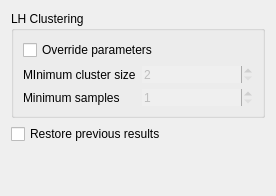
<?xml version="1.0" encoding="UTF-8"?>
<!--
****************************************************************************
**                                                                        **
**  Blaze - a volume rendering and analytics program                      **
**  Copyright (C) 2016-2018 Graphics Research Group, IIIT Delhi           **
**                                                                        **
**  This program is free software: you can redistribute it and/or modify  **
**  it under the terms of the GNU General Public License as published by  **
**  the Free Software Foundation, either version 3 of the License, or     **
**  (at your option) any later version.                                   **
**                                                                        **
**  This program is distributed in the hope that it will be useful,       **
**  but WITHOUT ANY WARRANTY; without even the implied warranty of        **
**  MERCHANTABILITY or FITNESS FOR A PARTICULAR PURPOSE.  See the         **
**  GNU General Public License for more details.                          **
**                                                                        **
**  You should have received a copy of the GNU General Public License     **
**  along with this program.  If not, see http://www.gnu.org/licenses/.   **
**                                                                        **
****************************************************************************
**           Author: Ojaswa Sharma                                        **
**           E-mail: ojaswa@iiitd.ac.in                                   **
**           Date  : 14.12.2016                                           **
****************************************************************************
-->
<ui version="4.0">
 <class>DialogMaterialSettings</class>
 <widget class="QDialog" name="DialogMaterialSettings">
  <property name="geometry">
   <rect>
    <x>0</x>
    <y>0</y>
    <width>276</width>
    <height>196</height>
   </rect>
  </property>
  <property name="windowTitle">
   <string>Material deduction settings</string>
  </property>
  <layout class="QGridLayout" name="gridLayout_2">
   <item row="0" column="0">
    <widget class="QGroupBox" name="groupBox_2">
     <property name="title">
      <string>LH Clustering</string>
     </property>
     <property name="flat">
      <bool>false</bool>
     </property>
     <property name="checkable">
      <bool>false</bool>
     </property>
     <layout class="QGridLayout" name="gridLayout">
      <item row="1" column="1">
       <widget class="QSpinBox" name="spinBoxLHMCS">
        <property name="enabled">
         <bool>false</bool>
        </property>
        <property name="frame">
         <bool>false</bool>
        </property>
        <property name="minimum">
         <number>2</number>
        </property>
        <property name="maximum">
         <number>1000000</number>
        </property>
        <property name="singleStep">
         <number>10</number>
        </property>
       </widget>
      </item>
      <item row="2" column="0">
       <widget class="QLabel" name="label_2">
        <property name="enabled">
         <bool>true</bool>
        </property>
        <property name="text">
         <string>Minimum samples</string>
        </property>
       </widget>
      </item>
      <item row="1" column="0">
       <widget class="QLabel" name="label">
        <property name="enabled">
         <bool>true</bool>
        </property>
        <property name="text">
         <string>MInimum cluster size</string>
        </property>
       </widget>
      </item>
      <item row="2" column="1">
       <widget class="QSpinBox" name="spinBoxLHMS">
        <property name="enabled">
         <bool>false</bool>
        </property>
        <property name="frame">
         <bool>false</bool>
        </property>
        <property name="minimum">
         <number>1</number>
        </property>
        <property name="maximum">
         <number>1000000</number>
        </property>
        <property name="singleStep">
         <number>10</number>
        </property>
       </widget>
      </item>
      <item row="0" column="0" colspan="2">
       <widget class="QCheckBox" name="checkBoxOverrideLH">
        <property name="text">
         <string>Override parameters</string>
        </property>
       </widget>
      </item>
     </layout>
    </widget>
   </item>
   <item row="1" column="0">
    <widget class="QCheckBox" name="checkBoxRestorePrevious">
     <property name="text">
      <string>Restore previous results</string>
     </property>
    </widget>
   </item>
   <item row="2" column="0">
    <spacer name="verticalSpacer">
     <property name="orientation">
      <enum>Qt::Vertical</enum>
     </property>
     <property name="sizeHint" stdset="0">
      <size>
       <width>20</width>
       <height>13</height>
      </size>
     </property>
    </spacer>
   </item>
  </layout>
 </widget>
 <resources/>
 <connections/>
</ui>
